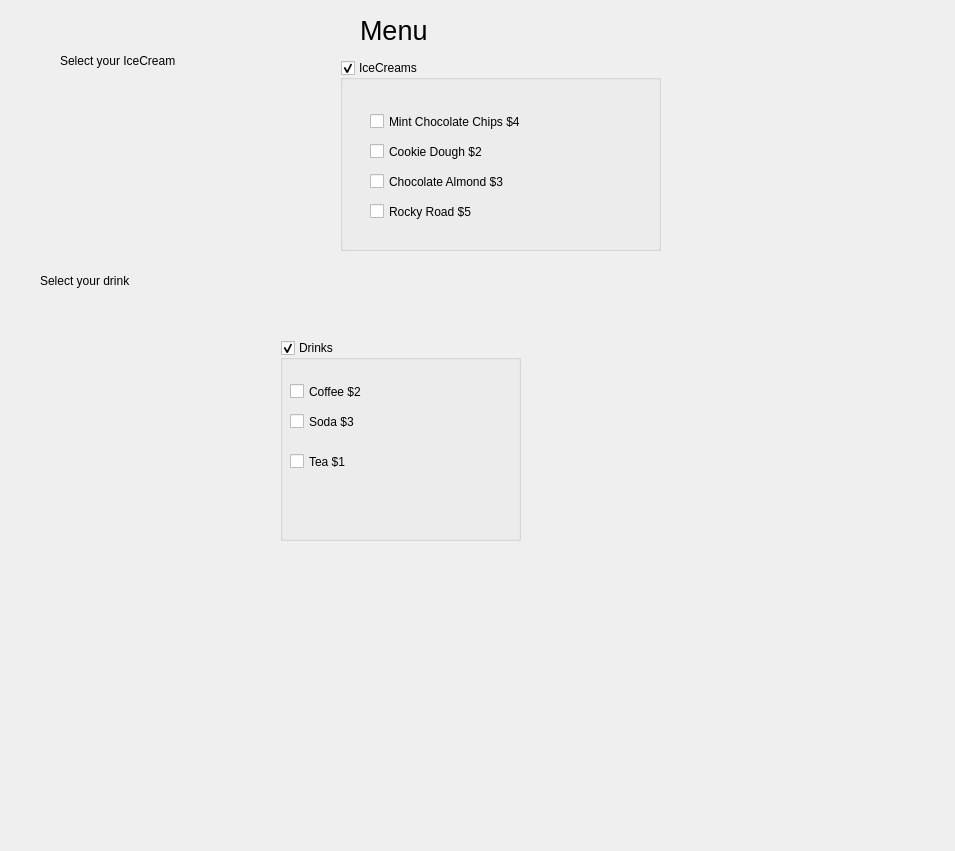
<?xml version="1.0" encoding="UTF-8"?>
<ui version="4.0">
 <class>Dialog</class>
 <widget class="QDialog" name="Dialog">
  <property name="geometry">
   <rect>
    <x>0</x>
    <y>0</y>
    <width>955</width>
    <height>851</height>
   </rect>
  </property>
  <property name="windowTitle">
   <string>Dialog</string>
  </property>
  <widget class="QLabel" name="label">
   <property name="geometry">
    <rect>
     <x>360</x>
     <y>10</y>
     <width>91</width>
     <height>41</height>
    </rect>
   </property>
   <property name="font">
    <font>
     <pointsize>20</pointsize>
    </font>
   </property>
   <property name="text">
    <string>Menu</string>
   </property>
  </widget>
  <widget class="QLabel" name="label_2">
   <property name="geometry">
    <rect>
     <x>60</x>
     <y>40</y>
     <width>191</width>
     <height>41</height>
    </rect>
   </property>
   <property name="text">
    <string>Select your IceCream</string>
   </property>
  </widget>
  <widget class="QLabel" name="label_3">
   <property name="geometry">
    <rect>
     <x>40</x>
     <y>260</y>
     <width>141</width>
     <height>41</height>
    </rect>
   </property>
   <property name="text">
    <string>Select your drink</string>
   </property>
  </widget>
  <widget class="QLabel" name="labelAmount">
   <property name="geometry">
    <rect>
     <x>90</x>
     <y>690</y>
     <width>651</width>
     <height>91</height>
    </rect>
   </property>
   <property name="text">
    <string/>
   </property>
  </widget>
  <widget class="QGroupBox" name="groupBoxIceCreams">
   <property name="geometry">
    <rect>
     <x>340</x>
     <y>60</y>
     <width>321</width>
     <height>191</height>
    </rect>
   </property>
   <property name="title">
    <string>IceCreams</string>
   </property>
   <property name="checkable">
    <bool>true</bool>
   </property>
   <widget class="QCheckBox" name="checkBoxChocolateChips">
    <property name="geometry">
     <rect>
      <x>30</x>
      <y>50</y>
      <width>201</width>
      <height>23</height>
     </rect>
    </property>
    <property name="text">
     <string>Mint Chocolate Chips $4</string>
    </property>
   </widget>
   <widget class="QCheckBox" name="checkBoxCookieDough">
    <property name="geometry">
     <rect>
      <x>30</x>
      <y>80</y>
      <width>171</width>
      <height>23</height>
     </rect>
    </property>
    <property name="text">
     <string>Cookie Dough $2</string>
    </property>
   </widget>
   <widget class="QCheckBox" name="checkBoxChocolateAlmond">
    <property name="geometry">
     <rect>
      <x>30</x>
      <y>110</y>
      <width>171</width>
      <height>23</height>
     </rect>
    </property>
    <property name="text">
     <string>Chocolate Almond $3</string>
    </property>
   </widget>
   <widget class="QCheckBox" name="checkBoxRockyRoad">
    <property name="geometry">
     <rect>
      <x>30</x>
      <y>140</y>
      <width>181</width>
      <height>23</height>
     </rect>
    </property>
    <property name="text">
     <string>Rocky Road $5</string>
    </property>
   </widget>
  </widget>
  <widget class="QGroupBox" name="groupBoxDrinks">
   <property name="geometry">
    <rect>
     <x>280</x>
     <y>340</y>
     <width>241</width>
     <height>201</height>
    </rect>
   </property>
   <property name="title">
    <string>Drinks</string>
   </property>
   <property name="checkable">
    <bool>true</bool>
   </property>
   <widget class="QCheckBox" name="checkBoxCoffe">
    <property name="geometry">
     <rect>
      <x>10</x>
      <y>40</y>
      <width>92</width>
      <height>23</height>
     </rect>
    </property>
    <property name="text">
     <string>Coffee $2</string>
    </property>
   </widget>
   <widget class="QCheckBox" name="checkBoxSoda">
    <property name="geometry">
     <rect>
      <x>10</x>
      <y>70</y>
      <width>92</width>
      <height>23</height>
     </rect>
    </property>
    <property name="text">
     <string>Soda $3</string>
    </property>
   </widget>
   <widget class="QCheckBox" name="checkBoxTea">
    <property name="geometry">
     <rect>
      <x>10</x>
      <y>110</y>
      <width>92</width>
      <height>23</height>
     </rect>
    </property>
    <property name="text">
     <string>Tea $1</string>
    </property>
   </widget>
  </widget>
 </widget>
 <resources/>
 <connections/>
</ui>
